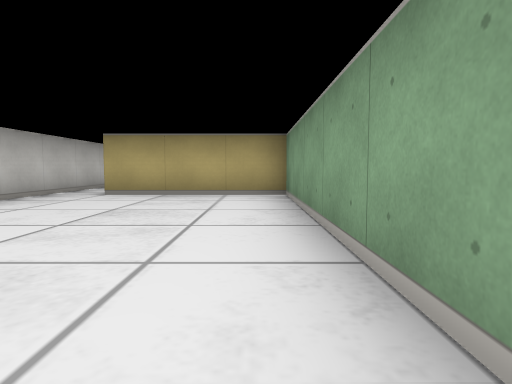
View 1 (above)

18 first-person views from a walk through a cub3D maze. The camera is about half as high as the walls, tilts 4° down and sees 75° across. The floor is counted in squares. Each view is taken from the middle of a square. On the plan, view 1 faces up. The plan holds only what a view shows up to about 9 squares ahead; the rest is blank.

View 2
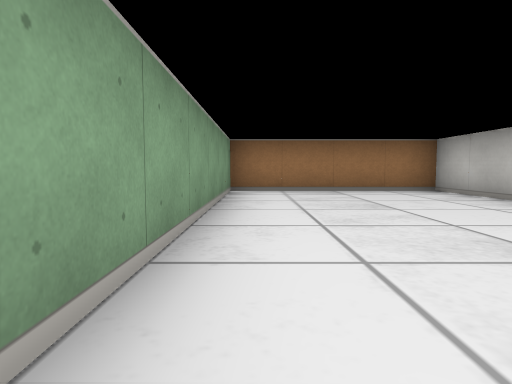

View 3
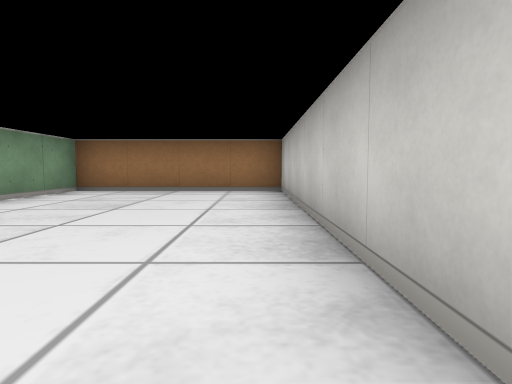

View 4
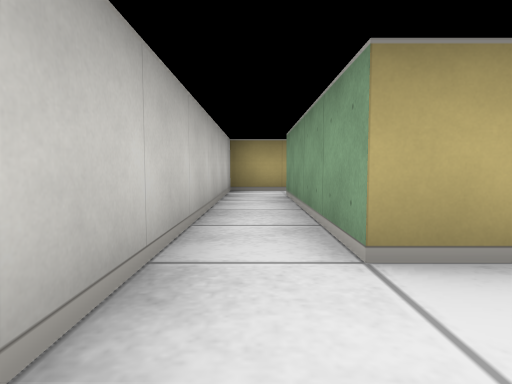

View 5
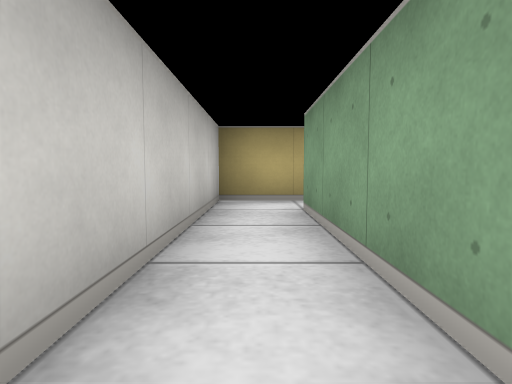

View 6
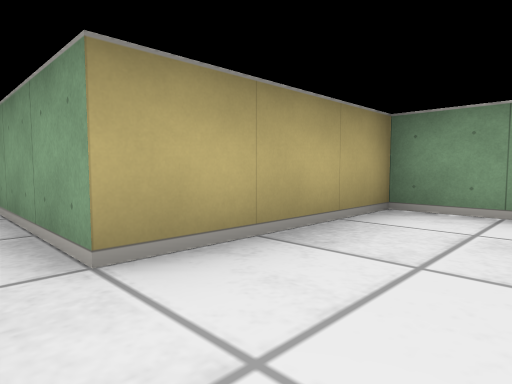

View 7
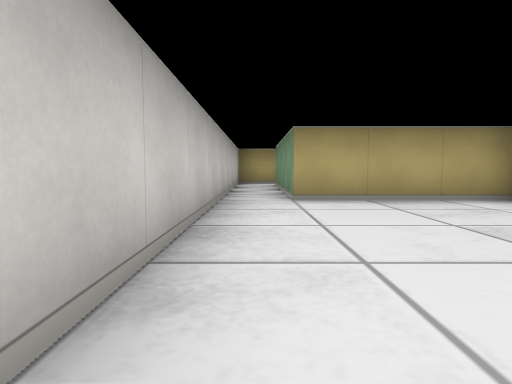

View 8
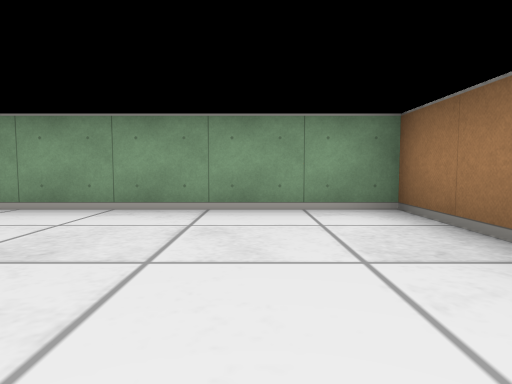

View 9
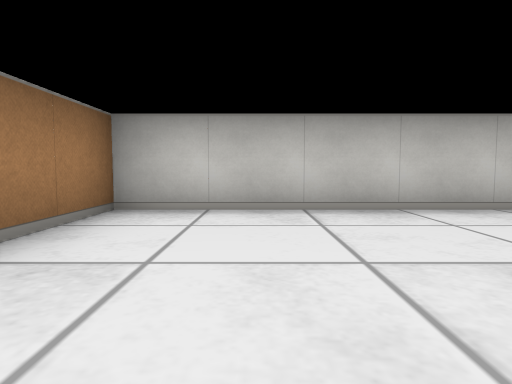

View 10
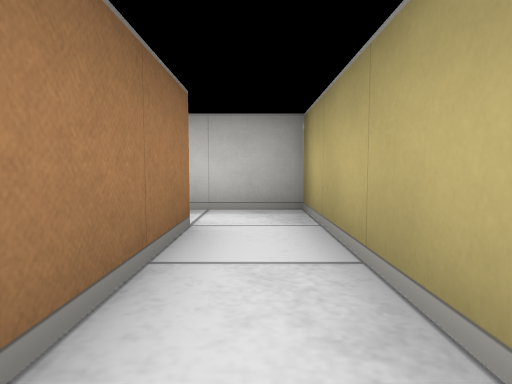

View 11
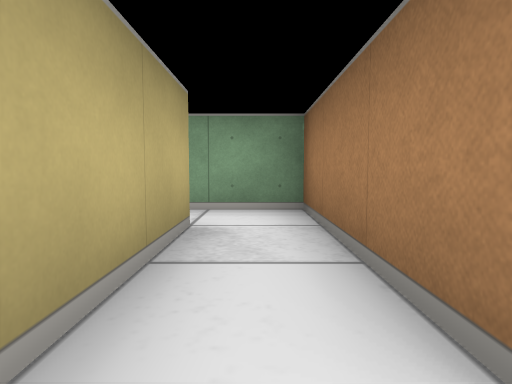

View 12
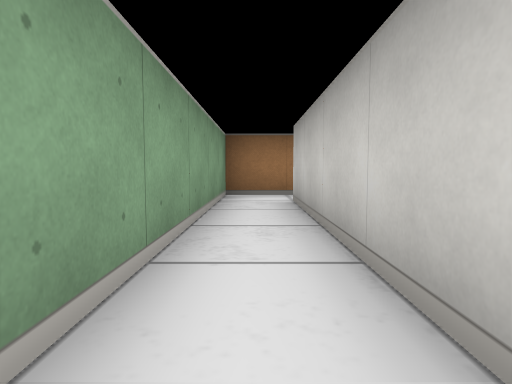

View 13
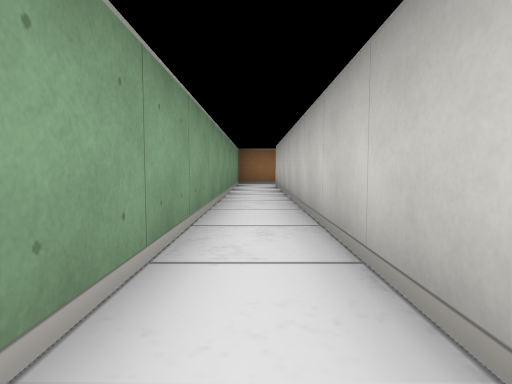

View 14
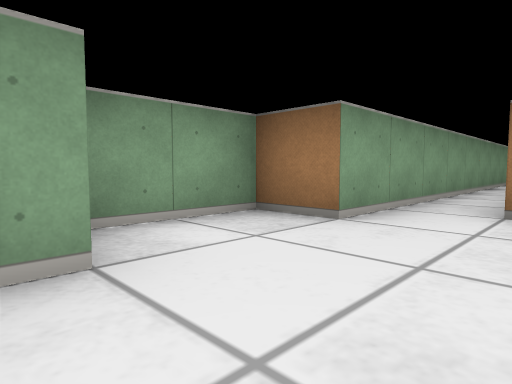

View 15
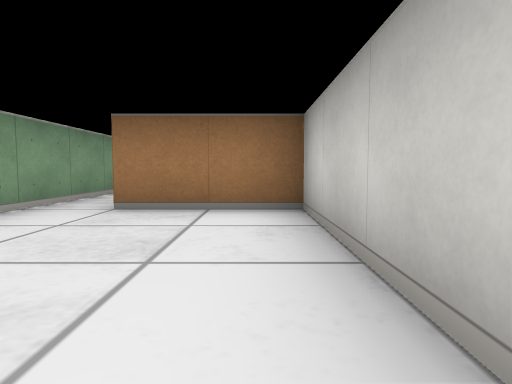

View 16
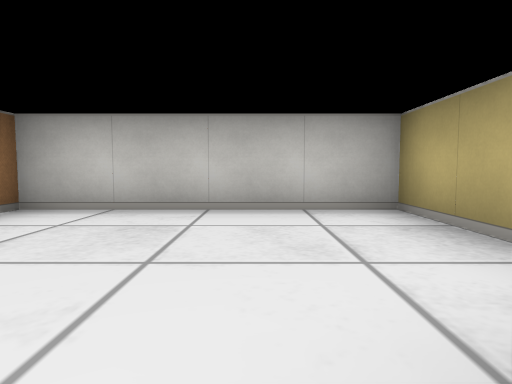

View 17
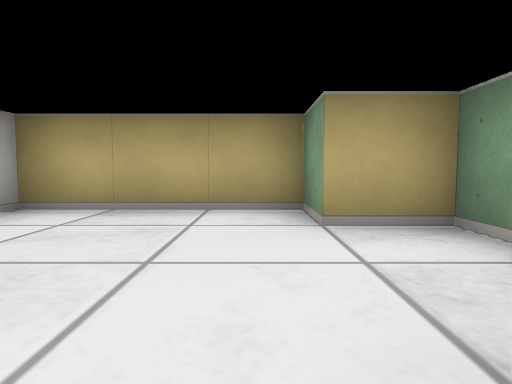

View 18
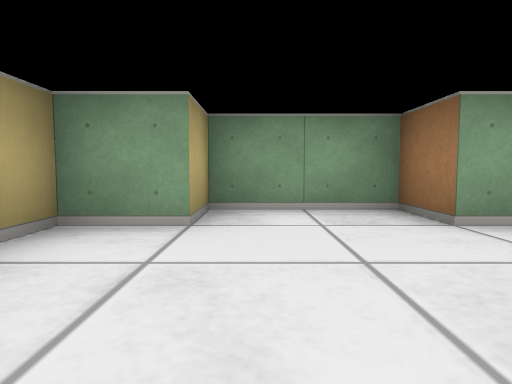

### Floor plan
Ten units are one square. View 1 is at (0, 0); x grows to the right and y downward. Boxes are objects, and circles mark ways between rooms. Rooms are numbered by the first view taken in them; rooms with no view inside come last. Other rooms are left out.
<svg viewBox="-40 -240 60 260">
<path fill="none" stroke="#000" d="M-25 -105 -35 -105 -35 15 5 15 5 -55 -25 -55 -25 -95M-5 -184 -5 -105 -25 -105M-25 -95 5 -95 5 -205 15 -205 15 -225 5 -225 5 -235 -25 -235 -25 -195 -5 -195"/>
<circle cx="-15" cy="-100" r="3" fill="#2a7"/>
<text x="-20" y="-30">1</text>
<text x="0" y="-180">2</text>
</svg>
Room 1 opens to room 2.

Where each view was taken, in squares from view 1:
view 1: 0 up, 0 right, facing up
view 2: 5 up, 0 right, facing down
view 3: 5 up, 3 left, facing down
view 4: 4 up, 3 left, facing up
view 5: 6 up, 3 left, facing up
view 6: 4 up, 3 left, facing up-right
view 7: 1 up, 3 left, facing up
view 8: 0 up, 3 left, facing right
view 9: 0 up, 0 right, facing left
view 10: 10 up, 0 right, facing left
view 11: 10 up, 3 left, facing right
view 12: 15 up, 0 right, facing down
view 13: 19 up, 0 right, facing down
view 14: 23 up, 1 left, facing down-right
view 15: 23 up, 2 left, facing down
view 16: 22 up, 1 right, facing left
view 17: 20 up, 0 right, facing up
view 18: 22 up, 2 left, facing right
